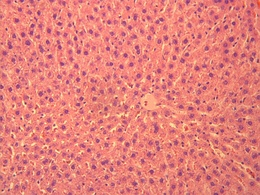
%> input picture a-1-10.jpg, 260 x 195 px, shrunk from 1024 x 768 before the run
$ octave untitled2.m   (GNU Octave 9; MATLAB toolbox functions it lacks are replaced by stand-ins)
%> lines starting %> are read from the running program, lines starting %| are printed output that depends on the picture; in (x1, y1, x2, y2) boxes, pixels count from 0 and x2, y2 are one past the last pixel; in counts of white or black regions, pixels touching at a corner belong together; the program's own positions count from 1
### kmeans_segmentation.m
function [segmntdImgs]=kmeans_segmentation(img,nClrs)
    cform = makecform('srgb2lab');
    lab_he = applycform(img,cform);
    ab = double(lab_he(:,:,2:3));
    nrows = size(ab,1);
    ncols = size(ab,2);
    ab = reshape(ab,nrows*ncols,2);
    nColors = nClrs;
    cluster_idx= kmeans(ab,nColors,'distance','sqEuclidean'...
        ,'Replicates',3);
    pixel_labels = reshape(cluster_idx,nrows,ncols);
    rgb_label = repmat(pixel_labels,[1 1 3]);
    for k = 1:nColors
        color = img;
        color(rgb_label ~= k) = 0;
        segmntdImgs{k} = color;
    end
end

### findClusterOfNuclei.m
function [binary_nuclei]=findClusterOfNuclei(img,segmntdImgs,nK)
    grayImg=rgb2gray(img);
    grayImg = reshape(grayImg,size(img,1)*size(img,2),1);
    grayImgClrs=zeros(nK,1);
    for i=1:nK
        ima1=segmntdImgs{i};
        level = graythresh(ima1);
        imA{i}=im2bw(ima1,level);
        CC(i) = bwconncomp(imA{i});
        pxlIdxLst=[];
        for pix=1:length(CC(i).PixelIdxList)
            pxlIdxLst=vertcat(pxlIdxLst,CC(i).PixelIdxList{1,pix});
        end
        grayImgClrs(i)=0;
        lgth3=length(pxlIdxLst);
        for md=1:lgth3
            grayImgClrs(i)=grayImgClrs(i)+...
                double(grayImg(pxlIdxLst(md)));
        end
        grayImgClrs(i)=grayImgClrs(i)/length(pxlIdxLst);
    end
    [mnmC indx]=min(grayImgClrs);


    binary_nuclei=zeros(size(img,1),size(img,2));
    for i=1:size(img,1)
        for j=1:size(img,2)
            if(sum(segmntdImgs{indx}(i,j,:))~=0)
                binary_nuclei(i,j)=1;
            end
        end
    end
    binary_nuclei=imfill(binary_nuclei,'holes');
end

### ds.m
function [imI]=ds(imI,a)%deleteSmallest
    cC = bwconncomp(imI);
    PList = regionprops(cC,'PixelList');
    Ara = regionprops(cC,'Area');
    for i=1:cC.NumObjects
        if (Ara(i).Area<a)
            for j=1:length(PList(i).PixelList(:,1))
                imI(PList(i).PixelList(j,2),PList(i).PixelList(j,1),:)=0;
            end
        end
    end
end

### separateCellsCircular.m
function [imPart]=separateCellsCircular(imI,radius,min_area, max_area)

    imPart=false(size(imI,1),size(imI,2));
    cont=1;

    while(cont==1)
        cc = bwconncomp(imI);
        EDiameter = regionprops(cc,'EquivDiameter');
        PList = regionprops(cc,'PixelList');
        Ara = regionprops(cc,'Area');
        cont=0;
        imI2=false(size(imI,1),size(imI,2));
        for i1=1:cc.NumObjects
            %             tic;
            cont=1;
            pCells=[];
            if(radius~=0)
                radius=radius;
            else
                radius=EDiameter(i1).EquivDiameter/2;
            end
            rds=radius;
            for j=1:length(PList(i1).PixelList(:,1))
                np=zeros(1,4);
                for i2=0:1:radius %inc-dec-x
                    for i3=0:1:radius%inc-dec-y
                        if((sqrt(rds^2+i3^2)-radius)>(sqrt(2)/2));
                            rds=rds-(sqrt(rds^2+i3^2)-radius);
                        end
                        for i4=0:rds
                            if((PList(i1).PixelList(j,2)+i3)<size(imI,1) ...
                                    && (PList(i1).PixelList(j,1)+i4)<size(imI,2) )
                                if(imI(PList(i1).PixelList(j,2)+i3,PList(i1).PixelList(j,1)+i4)==1)
                                    np(1)=np(1)+1;
                                end
                            end

                            if((PList(i1).PixelList(j,2)-i3)>0 ...
                                    && (PList(i1).PixelList(j,1)+i4)<size(imI,2) ...
                                    && imI(PList(i1).PixelList(j,2)-i3,PList(i1).PixelList(j,1)+i4)==1)

                                np(2)=np(2)+1;
                            end

                            if((PList(i1).PixelList(j,2)+i3)<size(imI,1) ...
                                    && (PList(i1).PixelList(j,1)-i4)>0 ...
                                    && imI(PList(i1).PixelList(j,2)+i3,PList(i1).PixelList(j,1)-i4)==1)
                                np(3)=np(3)+1;
                            end

                            if((PList(i1).PixelList(j,2)-i3)>0 ...
                                    && (PList(i1).PixelList(j,1)-i4)>0 ...
                                    && imI(PList(i1).PixelList(j,2)-i3,PList(i1).PixelList(j,1)-i4)==1)
                                np(4)=np(4)+1;
                            end
                        end
                    end
                end
                pCells(j)=sum(np)/Ara(i1).Area;
            end
            [nMxp iMxp]=max(pCells);
            ref=iMxp;
            for j=1:length(PList(i1).PixelList(:,1))
                dstn2=round(sqrt((PList(i1).PixelList(ref,1)-PList(i1).PixelList(j,1))^2 ...
                    +(PList(i1).PixelList(ref,2)-PList(i1).PixelList(j,2))^2));
                rds2=radius;%round(EDiameter(i1).EquivDiameter/2);
                if(dstn2==rds2-1 || dstn2==rds2)% || dstn2==rds2+1)
                    imI(PList(i1).PixelList(j,2),PList(i1).PixelList(j,1))=0;
                elseif(dstn2>rds2)
                    imI2(PList(i1).PixelList(j,2),PList(i1).PixelList(j,1))...
                        =imI(PList(i1).PixelList(j,2),PList(i1).PixelList(j,1));
                    imI(PList(i1).PixelList(j,2),PList(i1).PixelList(j,1),:)=0;
                end
            end
        end
        if(cont==1)
           % imI=bwareaopen(imI,min_area);
            imPart=logical(imadd(imPart,imI));

            [imMinRemoval]=bwareaopen(imI2, min_area);
            [imMax]=bwareaopen(imMinRemoval,max_area);
            imApr=logical(imsubtract(imMinRemoval,imMax));
            imPart=logical(imadd(imPart,imApr));
            imI=imMax;
        end
    end
end

### untitled2.m
clc;
close all;
clear all;

img=imread('a-1-10.jpg');
%> img is the input picture: size 195x260x3 uint8; mean R, G, B 227.8, 130, 123.9

kClusters=5;
radius=4;
divisionRate=1;
min_area=25;
max_area=120;
min_area_resized=round(min_area/divisionRate^2);
max_area_resized=round(max_area/divisionRate^2);

length_h=size(img,1);
%> length_h = 195
length_v=size(img,2);
%> length_v = 260
length_h_resized=round(length_h/divisionRate);
%> length_h_resized = 195
length_v_resized=round(length_v/divisionRate);
%> length_v_resized = 260

[segmntdImgs]=kmeans_segmentation(img, kClusters);
%> in kmeans_segmentation, `lab_he = applycform(img,cform);`: lab_he: size 195x260x3 uint8; mean of channels 1, 2, 3 166.6, 166.1, 148.7
%> in kmeans_segmentation, `pixel_labels = reshape(cluster_idx,nrows,ncols);`:
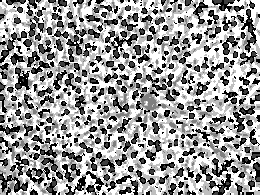
%> pixel_labels: size 195x260 double; min 1, max 5, mean 3.42; drawn with min black and max white
%> after the loop in kmeans_segmentation, `for k = 1:nColors`:
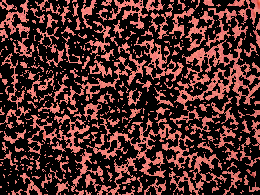
%> color: size 195x260x3 uint8; mean R, G, B 81.4, 44.3, 41.6
%> after the loop in kmeans_segmentation, `for k = 1:nColors`: segmntdImgs = 5 items
%> segmntdImgs = 5 items

[binary_nuclei_k]=findClusterOfNuclei(img,segmntdImgs, kClusters);
%> in findClusterOfNuclei, `grayImg=rgb2gray(img);`:
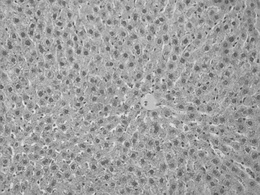
%> grayImg: size 195x260 uint8; min 57, max 235, mean 158.5
%> the loop in findClusterOfNuclei, `for i=1:nK` made 5 passes
%> level on passes 1 to 5: 0.302, 0.251, 0.373, 0.333, 0.314
%> pass 1, in findClusterOfNuclei, `ima1=segmntdImgs{i};`:
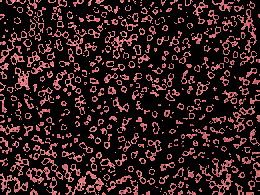
%> ima1: size 195x260x3 uint8; mean R, G, B 50.4, 27.4, 28.5
%> pass 3, in findClusterOfNuclei, `ima1=segmntdImgs{i};`:
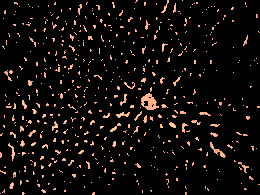
%> ima1: size 195x260x3 uint8; mean R, G, B 16.5, 11.8, 9.9
%> after the loop in findClusterOfNuclei, `for i=1:nK`: CC = 529 connected components; grayImgClrs = [148.9; 117.7; 195.5; 170.9; 158.3]; imA = 5 items
%> in findClusterOfNuclei, `[mnmC indx]=min(grayImgClrs);`: mnmC = 117.7; indx = 2
%> after the loop in findClusterOfNuclei, `for i=1:size(img,1)`:
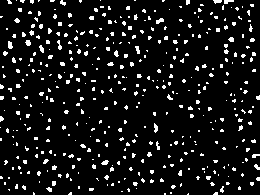
%> binary_nuclei: size 195x260 double; values 0 (black) and 1 (white), 8.3% white in thin lines or dots

imResNuc_k=imresize(logical(binary_nuclei_k),[length_h_resized,length_v_resized]);
%> imResNuc_k: size 195x260 logical; 8.3% white in thin lines or dots
[imResMinRemoval]=ds(imResNuc_k, min_area_resized);
%> in ds, `cC = bwconncomp(imI);`: cC = 442 connected components
%> in ds, `PList = regionprops(cC,'PixelList');`: PList = 442 items
%> in ds, `Ara = regionprops(cC,'Area');`: Ara = 442 regions; largest, Area: 31, 31, 28, 28, 27
%> after the loop in ds, `for i=1:cC.NumObjects`:
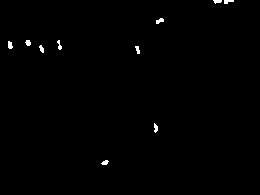
%> imI: size 195x260 logical; 0.55% white; 10 white regions, largest, box (x1, y1, x2, y2) and area: (156, 18, 164, 24) 31, (8, 41, 13, 49) 31, (224, 0, 234, 4) 28

[imReMax]=ds(imResMinRemoval,max_area_resized);
%> in ds (call 2), `Ara = regionprops(cC,'Area');`: Ara = 10 regions; largest, Area: 31, 31, 28, 28, 27
%> the loop in ds (call 2), `for i=1:cC.NumObjects` made 10 passes
%> after the loop in ds (call 2), `for i=1:cC.NumObjects`: imI: size 195x260 logical; 0.55% of pixels changed, all inside (x1, y1, x2, y2) = (8, 0, 234, 165)
imApr=logical(imsubtract(imResMinRemoval,imReMax));

[imPar]=separateCellsCircular(imReMax,radius, ...
    min_area_resized,max_area_resized);
%> the loop in separateCellsCircular, `while(cont==1)` made 1 pass
%> (cc, EDiameter, PList, Ara) on pass 1: (0 connected components, empty struct, empty struct, 0 regions)
%> after the loop in separateCellsCircular, `while(cont==1)`: radius = 4

imPar=logical(imadd(imApr,imPar));

imRep=imresize(imPar, [length_h, length_v]);

[imF]=ds(imRep, min_area);
%> in ds (call 3), `Ara = regionprops(cC,'Area');`: Ara = 10 regions; largest, Area: 31, 31, 28, 28, 27

$ run again, with b-1-3.jpg copied over a-1-10.jpg
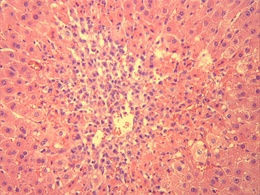
%> input picture b-1-3.jpg, 260 x 195 px, shrunk from 1024 x 768 before the run
%> img is the input picture: size 195x260x3 uint8; mean R, G, B 232.8, 149.2, 138.3
%> lab_he: size 195x260x3 uint8; mean of channels 1, 2, 3 179.5, 159.5, 147.7
%> after the loop in kmeans_segmentation, `for k = 1:nColors`: segmntdImgs = 5 items
%> the loop in findClusterOfNuclei, `for i=1:nK` made 5 passes
%> level on passes 1 to 5: 0.373, 0.294, 0.345, 0.325, 0.408
%> after the loop in findClusterOfNuclei, `for i=1:nK`: CC = 498 connected components; grayImgClrs = [194.7; 144.8; 176.7; 164.9; 222.1]; imA = 5 items
%> mnmC = 144.8; indx = 2
%> after the loop in findClusterOfNuclei, `for i=1:size(img,1)`:
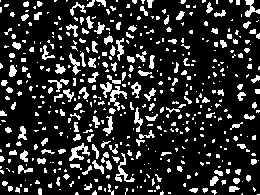
%> binary_nuclei: size 195x260 double; values 0 (black) and 1 (white), 17.7% white; 491 white regions (338 under 20 px), largest, box (x1, y1, x2, y2) and area: (69, 143, 90, 161) 162, (115, 153, 135, 182) 158, (108, 86, 127, 111) 149
%> cC = 491 connected components
%> in ds, `PList = regionprops(cC,'PixelList');`: PList = 491 items
%> in ds, `Ara = regionprops(cC,'Area');`: Ara = 491 regions; largest, Area: 162, 158, 149, 117, 97
%> in ds (call 2), `Ara = regionprops(cC,'Area');`: Ara = 123 regions; largest, Area: 162, 158, 149, 117, 97
%> the loop in ds (call 2), `for i=1:cC.NumObjects` made 123 passes
%> imApr: size 195x260 logical; 10.2% white; 120 white regions, largest, box (x1, y1, x2, y2) and area: (245, 0, 260, 17) 117, (69, 53, 81, 75) 97, (134, 107, 143, 132) 97
%> the loop in separateCellsCircular, `while(cont==1)` made 2 passes
%> cc on pass 1: 3 connected components
%> after the loop in separateCellsCircular, `while(cont==1)`: np = [50 5 20 10]; pCells = 158 values, max 1.42 at index 45, min 0.348 at index 157, mean 0.967; radius = 4
%> `imPar=logical(imadd(imApr,imPar));`:
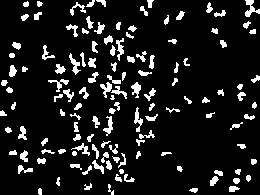
%> imPar: size 195x260 logical; 10.9% white; 129 white regions (1 under 20 px), largest, box (x1, y1, x2, y2) and area: (245, 0, 260, 17) 117, (69, 53, 81, 75) 97, (134, 107, 143, 132) 97
%> in ds (call 3), `Ara = regionprops(cC,'Area');`: Ara = 129 regions; largest, Area: 117, 97, 97, 91, 90
